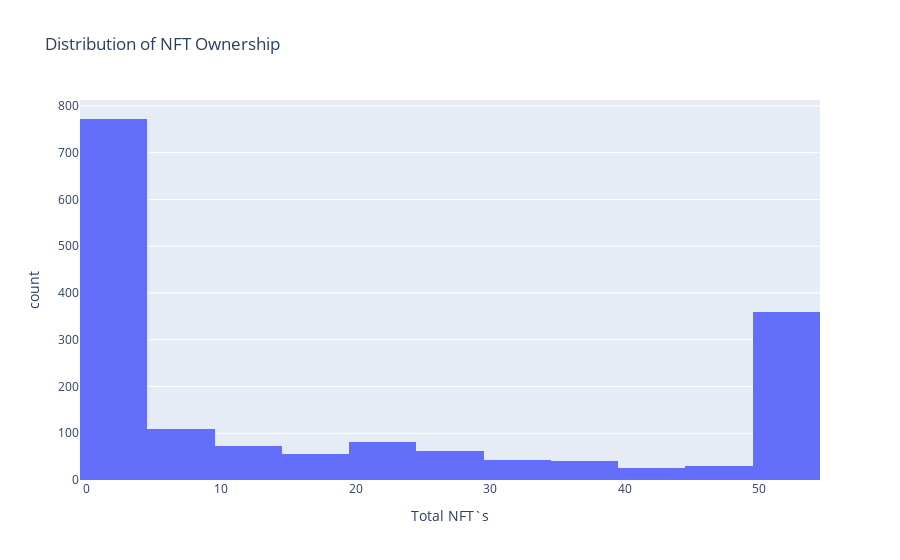
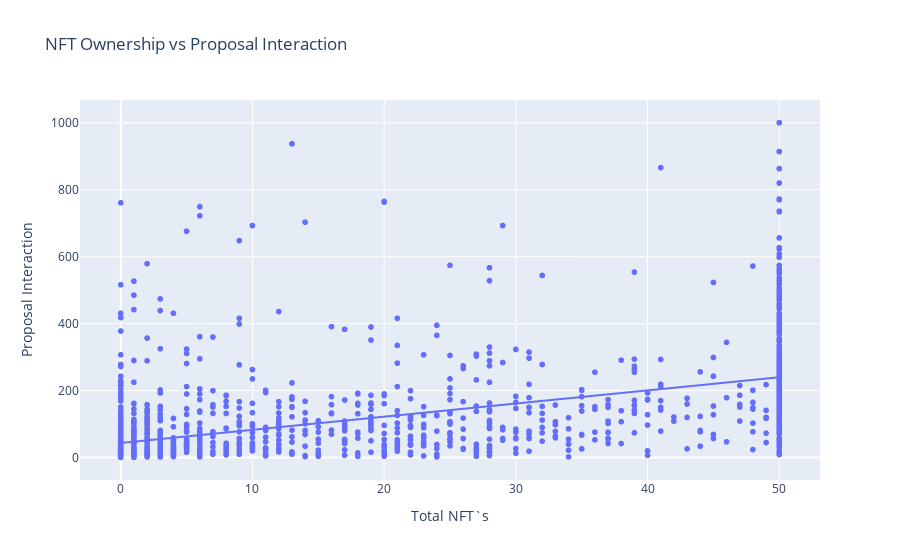
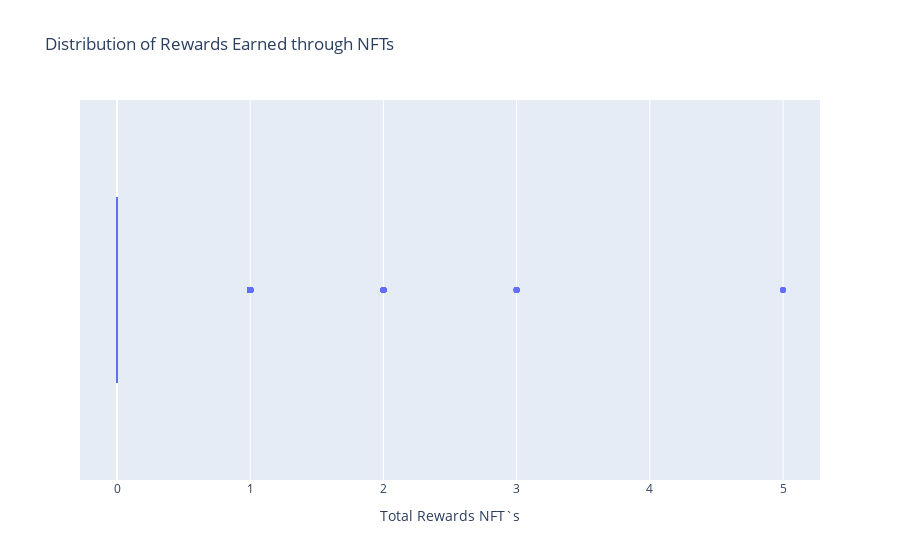
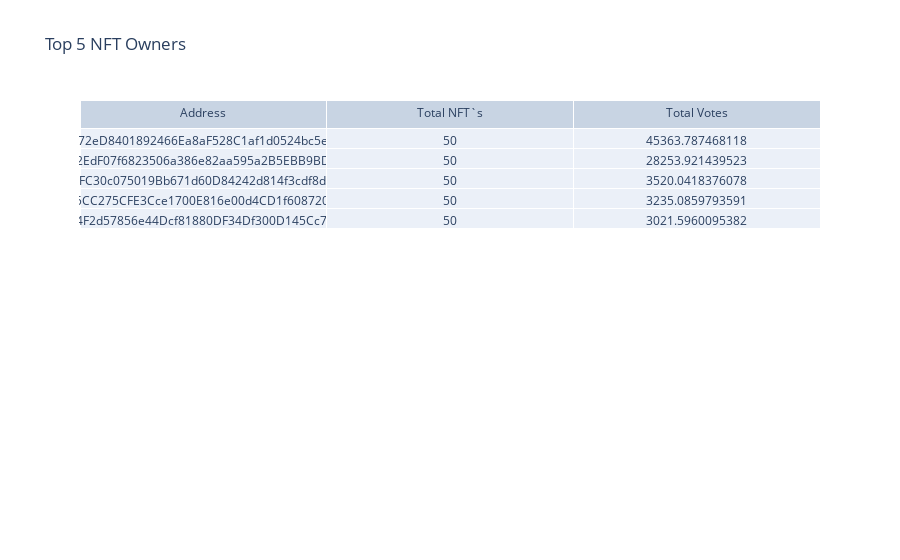

The cell these charts' notebook holds for them, in order:
### Code cell
# Total NFTs owned
total_nfts_owned = df['Total NFT`s'].sum()
print('Total NFTs owned: ', total_nfts_owned)

# Distribution of NFT ownership
fig = px.histogram(
    df,
    x='Total NFT`s',
    title='Distribution of NFT Ownership'
)
fig.show()

# NFT ownership vs proposal interaction
fig = px.scatter(
    df,
    x='Total NFT`s',
    y='Proposal Interaction',
    trendline='ols',
    title='NFT Ownership vs Proposal Interaction'
)
fig.show()

# Rewards earned through NFTs
fig = px.box(
    df,
    x='Total Rewards NFT`s',
    title='Distribution of Rewards Earned through NFTs'
)
fig.show()

# Top NFT owners
top_nft_owners = df.nlargest(5, 'Total NFT`s')
fig = go.Figure(data=[go.Table(
    header=dict(values=['Address', 'Total NFT`s', 'Total Votes']),
    cells=dict(values=[top_nft_owners['Address'], top_nft_owners['Total NFT`s'], top_nft_owners['Total Votes']])
)])
fig.update_layout(title='Top 5 NFT Owners')
fig.show()

### Figure 1 — Plotly figure (JSON) as saved in the notebook; plotly's stock layout.template omitted (floating-point values rounded to 4 significant figures; data arrays with more than 128 entries replaced by an {"elided": "..."} marker saying what was removed)
{"data": [{"alignmentgroup": "True", "bingroup": "x", "hovertemplate": "Total NFT`s=%{x}<br>count=%{y}<extra></extra>", "legendgroup": "", "marker": {"color": "#636efa", "pattern": {"shape": ""}}, "name": "", "offsetgroup": "", "orientation": "v", "showlegend": false, "type": "histogram", "x": {"elided": "1650 int values"}, "xaxis": "x", "yaxis": "y"}], "layout": {"barmode": "relative", "legend": {"tracegroupgap": 0}, "title": {"text": "Distribution of NFT Ownership"}, "xaxis": {"anchor": "y", "domain": [0, 1], "title": {"text": "Total NFT`s"}}, "yaxis": {"anchor": "x", "domain": [0, 1], "title": {"text": "count"}}}}

### Figure 2 — Plotly figure (JSON) as saved in the notebook; plotly's stock layout.template omitted (floating-point values rounded to 4 significant figures; data arrays with more than 128 entries replaced by an {"elided": "..."} marker saying what was removed)
{"data": [{"hovertemplate": "Total NFT`s=%{x}<br>Proposal Interaction=%{y}<extra></extra>", "legendgroup": "", "marker": {"color": "#636efa", "symbol": "circle"}, "mode": "markers", "name": "", "showlegend": false, "type": "scattergl", "x": {"elided": "1650 int values"}, "xaxis": "x", "y": {"elided": "1650 int values"}, "yaxis": "y"}, {"hovertemplate": "<b>OLS trendline</b><br>Proposal Interaction = 3.92536 * Total NFT`s + 43.6498<br>R<sup>2</sup>=0.296849<br><br>Total NFT`s=%{x}<br>Proposal Interaction=%{y} <b>(trend)</b><extra></extra>", "legendgroup": "", "marker": {"color": "#636efa", "symbol": "circle"}, "mode": "lines", "name": "", "showlegend": false, "type": "scattergl", "x": {"elided": "1650 int values"}, "xaxis": "x", "y": {"elided": "1650 float values"}, "yaxis": "y"}], "layout": {"legend": {"tracegroupgap": 0}, "title": {"text": "NFT Ownership vs Proposal Interaction"}, "xaxis": {"anchor": "y", "domain": [0, 1], "title": {"text": "Total NFT`s"}}, "yaxis": {"anchor": "x", "domain": [0, 1], "title": {"text": "Proposal Interaction"}}}}

### Figure 3 — Plotly figure (JSON) as saved in the notebook; plotly's stock layout.template omitted (floating-point values rounded to 4 significant figures; data arrays with more than 128 entries replaced by an {"elided": "..."} marker saying what was removed)
{"data": [{"alignmentgroup": "True", "hovertemplate": "Total Rewards NFT`s=%{x}<extra></extra>", "legendgroup": "", "marker": {"color": "#636efa"}, "name": "", "notched": false, "offsetgroup": "", "orientation": "h", "showlegend": false, "type": "box", "x": {"elided": "1650 int values"}, "x0": " ", "xaxis": "x", "y0": " ", "yaxis": "y"}], "layout": {"boxmode": "group", "legend": {"tracegroupgap": 0}, "title": {"text": "Distribution of Rewards Earned through NFTs"}, "xaxis": {"anchor": "y", "domain": [0, 1], "title": {"text": "Total Rewards NFT`s"}}, "yaxis": {"anchor": "x", "domain": [0, 1]}}}

### Figure 4 — Plotly figure (JSON) as saved in the notebook; plotly's stock layout.template omitted (floating-point values rounded to 4 significant figures)
{"data": [{"cells": {"values": [["0xB72eD8401892466Ea8aF528C1af1d0524bc5e105", "0xC2EdF07f6823506a386e82aa595a2B5EBB9BDCE6", "0xdFC30c075019Bb671d60D84242d814f3cdf8d76E", "0x25CC275CFE3Cce1700E816e00d4CD1f60872038A", "0x54F2d57856e44Dcf81880DF34Df300D145Cc7D57"], [50, 50, 50, 50, 50], [45360.0, 28250.0, 3520.0, 3235.0, 3022.0]]}, "header": {"values": ["Address", "Total NFT`s", "Total Votes"]}, "type": "table"}], "layout": {"title": {"text": "Top 5 NFT Owners"}}}
